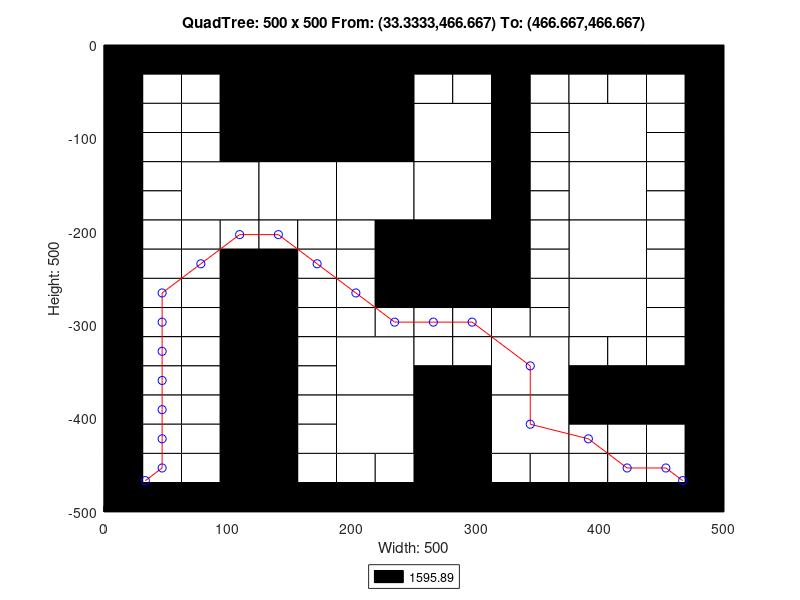

This figure's MATLAB source:
axis([0 500 -500 0]);
title('QuadTree: 500 x 500 From: (33.3333,466.667) To: (466.667,466.667)');
xlabel('Width: 500');
ylabel('Height: 500');
rectangle('Position',[125 -125 125 125], 'FaceColor',[0 0 0]);
rectangle('Position',[62.5 -187.5 62.5 62.5], 'FaceColor',[1 1 1]);
rectangle('Position',[125 -187.5 62.5 62.5], 'FaceColor',[1 1 1]);
rectangle('Position',[187.5 -187.5 62.5 62.5], 'FaceColor',[1 1 1]);
rectangle('Position',[250 -125 62.5 62.5], 'FaceColor',[1 1 1]);
rectangle('Position',[375 -125 62.5 62.5], 'FaceColor',[1 1 1]);
rectangle('Position',[250 -187.5 62.5 62.5], 'FaceColor',[1 1 1]);
rectangle('Position',[250 -250 62.5 62.5], 'FaceColor',[0 0 0]);
rectangle('Position',[375 -187.5 62.5 62.5], 'FaceColor',[1 1 1]);
rectangle('Position',[375 -250 62.5 62.5], 'FaceColor',[1 1 1]);
rectangle('Position',[187.5 -375 62.5 62.5], 'FaceColor',[1 1 1]);
rectangle('Position',[187.5 -437.5 62.5 62.5], 'FaceColor',[1 1 1]);
rectangle('Position',[312.5 -375 62.5 62.5], 'FaceColor',[1 1 1]);
rectangle('Position',[375 -312.5 62.5 62.5], 'FaceColor',[1 1 1]);
rectangle('Position',[250 -437.5 62.5 62.5], 'FaceColor',[0 0 0]);
rectangle('Position',[312.5 -437.5 62.5 62.5], 'FaceColor',[1 1 1]);
rectangle('Position',[250 -500 62.5 62.5], 'FaceColor',[0 0 0]);
rectangle('Position',[0 -31.25 31.25 31.25], 'FaceColor',[0 0 0]);
rectangle('Position',[31.25 -31.25 31.25 31.25], 'FaceColor',[0 0 0]);
rectangle('Position',[0 -62.5 31.25 31.25], 'FaceColor',[0 0 0]);
rectangle('Position',[31.25 -62.5 31.25 31.25], 'FaceColor',[1 1 1]);
rectangle('Position',[62.5 -31.25 31.25 31.25], 'FaceColor',[0 0 0]);
rectangle('Position',[93.75 -31.25 31.25 31.25], 'FaceColor',[0 0 0]);
rectangle('Position',[62.5 -62.5 31.25 31.25], 'FaceColor',[1 1 1]);
rectangle('Position',[93.75 -62.5 31.25 31.25], 'FaceColor',[0 0 0]);
rectangle('Position',[0 -93.75 31.25 31.25], 'FaceColor',[0 0 0]);
rectangle('Position',[31.25 -93.75 31.25 31.25], 'FaceColor',[1 1 1]);
rectangle('Position',[0 -125 31.25 31.25], 'FaceColor',[0 0 0]);
rectangle('Position',[31.25 -125 31.25 31.25], 'FaceColor',[1 1 1]);
rectangle('Position',[62.5 -93.75 31.25 31.25], 'FaceColor',[1 1 1]);
rectangle('Position',[93.75 -93.75 31.25 31.25], 'FaceColor',[0 0 0]);
rectangle('Position',[62.5 -125 31.25 31.25], 'FaceColor',[1 1 1]);
rectangle('Position',[93.75 -125 31.25 31.25], 'FaceColor',[0 0 0]);
rectangle('Position',[0 -156.25 31.25 31.25], 'FaceColor',[0 0 0]);
rectangle('Position',[31.25 -156.25 31.25 31.25], 'FaceColor',[1 1 1]);
rectangle('Position',[0 -187.5 31.25 31.25], 'FaceColor',[0 0 0]);
rectangle('Position',[31.25 -187.5 31.25 31.25], 'FaceColor',[1 1 1]);
rectangle('Position',[0 -218.75 31.25 31.25], 'FaceColor',[0 0 0]);
rectangle('Position',[31.25 -218.75 31.25 31.25], 'FaceColor',[1 1 1]);
rectangle('Position',[0 -250 31.25 31.25], 'FaceColor',[0 0 0]);
rectangle('Position',[31.25 -250 31.25 31.25], 'FaceColor',[1 1 1]);
rectangle('Position',[62.5 -218.75 31.25 31.25], 'FaceColor',[1 1 1]);
rectangle('Position',[93.75 -218.75 31.25 31.25], 'FaceColor',[1 1 1]);
rectangle('Position',[62.5 -250 31.25 31.25], 'FaceColor',[1 1 1]);
rectangle('Position',[93.75 -250 31.25 31.25], 'FaceColor',[0 0 0]);
rectangle('Position',[125 -218.75 31.25 31.25], 'FaceColor',[1 1 1]);
rectangle('Position',[156.25 -218.75 31.25 31.25], 'FaceColor',[1 1 1]);
rectangle('Position',[125 -250 31.25 31.25], 'FaceColor',[0 0 0]);
rectangle('Position',[156.25 -250 31.25 31.25], 'FaceColor',[1 1 1]);
rectangle('Position',[187.5 -218.75 31.25 31.25], 'FaceColor',[1 1 1]);
rectangle('Position',[218.75 -218.75 31.25 31.25], 'FaceColor',[0 0 0]);
rectangle('Position',[187.5 -250 31.25 31.25], 'FaceColor',[1 1 1]);
rectangle('Position',[218.75 -250 31.25 31.25], 'FaceColor',[0 0 0]);
rectangle('Position',[250 -31.25 31.25 31.25], 'FaceColor',[0 0 0]);
rectangle('Position',[281.25 -31.25 31.25 31.25], 'FaceColor',[0 0 0]);
rectangle('Position',[250 -62.5 31.25 31.25], 'FaceColor',[1 1 1]);
rectangle('Position',[281.25 -62.5 31.25 31.25], 'FaceColor',[1 1 1]);
rectangle('Position',[312.5 -31.25 31.25 31.25], 'FaceColor',[0 0 0]);
rectangle('Position',[343.75 -31.25 31.25 31.25], 'FaceColor',[0 0 0]);
rectangle('Position',[312.5 -62.5 31.25 31.25], 'FaceColor',[0 0 0]);
rectangle('Position',[343.75 -62.5 31.25 31.25], 'FaceColor',[1 1 1]);
rectangle('Position',[312.5 -93.75 31.25 31.25], 'FaceColor',[0 0 0]);
rectangle('Position',[343.75 -93.75 31.25 31.25], 'FaceColor',[1 1 1]);
rectangle('Position',[312.5 -125 31.25 31.25], 'FaceColor',[0 0 0]);
rectangle('Position',[343.75 -125 31.25 31.25], 'FaceColor',[1 1 1]);
rectangle('Position',[375 -31.25 31.25 31.25], 'FaceColor',[0 0 0]);
rectangle('Position',[406.25 -31.25 31.25 31.25], 'FaceColor',[0 0 0]);
rectangle('Position',[375 -62.5 31.25 31.25], 'FaceColor',[1 1 1]);
rectangle('Position',[406.25 -62.5 31.25 31.25], 'FaceColor',[1 1 1]);
rectangle('Position',[437.5 -31.25 31.25 31.25], 'FaceColor',[0 0 0]);
rectangle('Position',[468.75 -31.25 31.25 31.25], 'FaceColor',[0 0 0]);
rectangle('Position',[437.5 -62.5 31.25 31.25], 'FaceColor',[1 1 1]);
rectangle('Position',[468.75 -62.5 31.25 31.25], 'FaceColor',[0 0 0]);
rectangle('Position',[437.5 -93.75 31.25 31.25], 'FaceColor',[1 1 1]);
rectangle('Position',[468.75 -93.75 31.25 31.25], 'FaceColor',[0 0 0]);
rectangle('Position',[437.5 -125 31.25 31.25], 'FaceColor',[1 1 1]);
rectangle('Position',[468.75 -125 31.25 31.25], 'FaceColor',[0 0 0]);
rectangle('Position',[312.5 -156.25 31.25 31.25], 'FaceColor',[0 0 0]);
rectangle('Position',[343.75 -156.25 31.25 31.25], 'FaceColor',[1 1 1]);
rectangle('Position',[312.5 -187.5 31.25 31.25], 'FaceColor',[0 0 0]);
rectangle('Position',[343.75 -187.5 31.25 31.25], 'FaceColor',[1 1 1]);
rectangle('Position',[312.5 -218.75 31.25 31.25], 'FaceColor',[0 0 0]);
rectangle('Position',[343.75 -218.75 31.25 31.25], 'FaceColor',[1 1 1]);
rectangle('Position',[312.5 -250 31.25 31.25], 'FaceColor',[0 0 0]);
rectangle('Position',[343.75 -250 31.25 31.25], 'FaceColor',[1 1 1]);
rectangle('Position',[437.5 -156.25 31.25 31.25], 'FaceColor',[1 1 1]);
rectangle('Position',[468.75 -156.25 31.25 31.25], 'FaceColor',[0 0 0]);
rectangle('Position',[437.5 -187.5 31.25 31.25], 'FaceColor',[1 1 1]);
rectangle('Position',[468.75 -187.5 31.25 31.25], 'FaceColor',[0 0 0]);
rectangle('Position',[437.5 -218.75 31.25 31.25], 'FaceColor',[1 1 1]);
rectangle('Position',[468.75 -218.75 31.25 31.25], 'FaceColor',[0 0 0]);
rectangle('Position',[437.5 -250 31.25 31.25], 'FaceColor',[1 1 1]);
rectangle('Position',[468.75 -250 31.25 31.25], 'FaceColor',[0 0 0]);
rectangle('Position',[0 -281.25 31.25 31.25], 'FaceColor',[0 0 0]);
rectangle('Position',[31.25 -281.25 31.25 31.25], 'FaceColor',[1 1 1]);
rectangle('Position',[0 -312.5 31.25 31.25], 'FaceColor',[0 0 0]);
rectangle('Position',[31.25 -312.5 31.25 31.25], 'FaceColor',[1 1 1]);
rectangle('Position',[62.5 -281.25 31.25 31.25], 'FaceColor',[1 1 1]);
rectangle('Position',[93.75 -281.25 31.25 31.25], 'FaceColor',[0 0 0]);
rectangle('Position',[62.5 -312.5 31.25 31.25], 'FaceColor',[1 1 1]);
rectangle('Position',[93.75 -312.5 31.25 31.25], 'FaceColor',[0 0 0]);
rectangle('Position',[0 -343.75 31.25 31.25], 'FaceColor',[0 0 0]);
rectangle('Position',[31.25 -343.75 31.25 31.25], 'FaceColor',[1 1 1]);
rectangle('Position',[0 -375 31.25 31.25], 'FaceColor',[0 0 0]);
rectangle('Position',[31.25 -375 31.25 31.25], 'FaceColor',[1 1 1]);
rectangle('Position',[62.5 -343.75 31.25 31.25], 'FaceColor',[1 1 1]);
rectangle('Position',[93.75 -343.75 31.25 31.25], 'FaceColor',[0 0 0]);
rectangle('Position',[62.5 -375 31.25 31.25], 'FaceColor',[1 1 1]);
rectangle('Position',[93.75 -375 31.25 31.25], 'FaceColor',[0 0 0]);
rectangle('Position',[125 -281.25 31.25 31.25], 'FaceColor',[0 0 0]);
rectangle('Position',[156.25 -281.25 31.25 31.25], 'FaceColor',[1 1 1]);
rectangle('Position',[125 -312.5 31.25 31.25], 'FaceColor',[0 0 0]);
rectangle('Position',[156.25 -312.5 31.25 31.25], 'FaceColor',[1 1 1]);
rectangle('Position',[187.5 -281.25 31.25 31.25], 'FaceColor',[1 1 1]);
rectangle('Position',[218.75 -281.25 31.25 31.25], 'FaceColor',[0 0 0]);
rectangle('Position',[187.5 -312.5 31.25 31.25], 'FaceColor',[1 1 1]);
rectangle('Position',[218.75 -312.5 31.25 31.25], 'FaceColor',[1 1 1]);
rectangle('Position',[125 -343.75 31.25 31.25], 'FaceColor',[0 0 0]);
rectangle('Position',[156.25 -343.75 31.25 31.25], 'FaceColor',[1 1 1]);
rectangle('Position',[125 -375 31.25 31.25], 'FaceColor',[0 0 0]);
rectangle('Position',[156.25 -375 31.25 31.25], 'FaceColor',[1 1 1]);
rectangle('Position',[0 -406.25 31.25 31.25], 'FaceColor',[0 0 0]);
rectangle('Position',[31.25 -406.25 31.25 31.25], 'FaceColor',[1 1 1]);
rectangle('Position',[0 -437.5 31.25 31.25], 'FaceColor',[0 0 0]);
rectangle('Position',[31.25 -437.5 31.25 31.25], 'FaceColor',[1 1 1]);
rectangle('Position',[62.5 -406.25 31.25 31.25], 'FaceColor',[1 1 1]);
rectangle('Position',[93.75 -406.25 31.25 31.25], 'FaceColor',[0 0 0]);
rectangle('Position',[62.5 -437.5 31.25 31.25], 'FaceColor',[1 1 1]);
rectangle('Position',[93.75 -437.5 31.25 31.25], 'FaceColor',[0 0 0]);
rectangle('Position',[0 -468.75 31.25 31.25], 'FaceColor',[0 0 0]);
rectangle('Position',[31.25 -468.75 31.25 31.25], 'FaceColor',[1 1 1]);
rectangle('Position',[0 -500 31.25 31.25], 'FaceColor',[0 0 0]);
rectangle('Position',[31.25 -500 31.25 31.25], 'FaceColor',[0 0 0]);
rectangle('Position',[62.5 -468.75 31.25 31.25], 'FaceColor',[1 1 1]);
rectangle('Position',[93.75 -468.75 31.25 31.25], 'FaceColor',[0 0 0]);
rectangle('Position',[62.5 -500 31.25 31.25], 'FaceColor',[0 0 0]);
rectangle('Position',[93.75 -500 31.25 31.25], 'FaceColor',[0 0 0]);
rectangle('Position',[125 -406.25 31.25 31.25], 'FaceColor',[0 0 0]);
rectangle('Position',[156.25 -406.25 31.25 31.25], 'FaceColor',[1 1 1]);
rectangle('Position',[125 -437.5 31.25 31.25], 'FaceColor',[0 0 0]);
rectangle('Position',[156.25 -437.5 31.25 31.25], 'FaceColor',[1 1 1]);
rectangle('Position',[125 -468.75 31.25 31.25], 'FaceColor',[0 0 0]);
rectangle('Position',[156.25 -468.75 31.25 31.25], 'FaceColor',[1 1 1]);
rectangle('Position',[125 -500 31.25 31.25], 'FaceColor',[0 0 0]);
rectangle('Position',[156.25 -500 31.25 31.25], 'FaceColor',[0 0 0]);
rectangle('Position',[187.5 -468.75 31.25 31.25], 'FaceColor',[1 1 1]);
rectangle('Position',[218.75 -468.75 31.25 31.25], 'FaceColor',[1 1 1]);
rectangle('Position',[187.5 -500 31.25 31.25], 'FaceColor',[0 0 0]);
rectangle('Position',[218.75 -500 31.25 31.25], 'FaceColor',[0 0 0]);
rectangle('Position',[250 -281.25 31.25 31.25], 'FaceColor',[0 0 0]);
rectangle('Position',[281.25 -281.25 31.25 31.25], 'FaceColor',[0 0 0]);
rectangle('Position',[250 -312.5 31.25 31.25], 'FaceColor',[1 1 1]);
rectangle('Position',[281.25 -312.5 31.25 31.25], 'FaceColor',[1 1 1]);
rectangle('Position',[312.5 -281.25 31.25 31.25], 'FaceColor',[0 0 0]);
rectangle('Position',[343.75 -281.25 31.25 31.25], 'FaceColor',[1 1 1]);
rectangle('Position',[312.5 -312.5 31.25 31.25], 'FaceColor',[1 1 1]);
rectangle('Position',[343.75 -312.5 31.25 31.25], 'FaceColor',[1 1 1]);
rectangle('Position',[250 -343.75 31.25 31.25], 'FaceColor',[1 1 1]);
rectangle('Position',[281.25 -343.75 31.25 31.25], 'FaceColor',[1 1 1]);
rectangle('Position',[250 -375 31.25 31.25], 'FaceColor',[0 0 0]);
rectangle('Position',[281.25 -375 31.25 31.25], 'FaceColor',[0 0 0]);
rectangle('Position',[437.5 -281.25 31.25 31.25], 'FaceColor',[1 1 1]);
rectangle('Position',[468.75 -281.25 31.25 31.25], 'FaceColor',[0 0 0]);
rectangle('Position',[437.5 -312.5 31.25 31.25], 'FaceColor',[1 1 1]);
rectangle('Position',[468.75 -312.5 31.25 31.25], 'FaceColor',[0 0 0]);
rectangle('Position',[375 -343.75 31.25 31.25], 'FaceColor',[1 1 1]);
rectangle('Position',[406.25 -343.75 31.25 31.25], 'FaceColor',[1 1 1]);
rectangle('Position',[375 -375 31.25 31.25], 'FaceColor',[0 0 0]);
rectangle('Position',[406.25 -375 31.25 31.25], 'FaceColor',[0 0 0]);
rectangle('Position',[437.5 -343.75 31.25 31.25], 'FaceColor',[1 1 1]);
rectangle('Position',[468.75 -343.75 31.25 31.25], 'FaceColor',[0 0 0]);
rectangle('Position',[437.5 -375 31.25 31.25], 'FaceColor',[0 0 0]);
rectangle('Position',[468.75 -375 31.25 31.25], 'FaceColor',[0 0 0]);
rectangle('Position',[312.5 -468.75 31.25 31.25], 'FaceColor',[1 1 1]);
rectangle('Position',[343.75 -468.75 31.25 31.25], 'FaceColor',[1 1 1]);
rectangle('Position',[312.5 -500 31.25 31.25], 'FaceColor',[0 0 0]);
rectangle('Position',[343.75 -500 31.25 31.25], 'FaceColor',[0 0 0]);
rectangle('Position',[375 -406.25 31.25 31.25], 'FaceColor',[0 0 0]);
rectangle('Position',[406.25 -406.25 31.25 31.25], 'FaceColor',[0 0 0]);
rectangle('Position',[375 -437.5 31.25 31.25], 'FaceColor',[1 1 1]);
rectangle('Position',[406.25 -437.5 31.25 31.25], 'FaceColor',[1 1 1]);
rectangle('Position',[437.5 -406.25 31.25 31.25], 'FaceColor',[0 0 0]);
rectangle('Position',[468.75 -406.25 31.25 31.25], 'FaceColor',[0 0 0]);
rectangle('Position',[437.5 -437.5 31.25 31.25], 'FaceColor',[1 1 1]);
rectangle('Position',[468.75 -437.5 31.25 31.25], 'FaceColor',[0 0 0]);
rectangle('Position',[375 -468.75 31.25 31.25], 'FaceColor',[1 1 1]);
rectangle('Position',[406.25 -468.75 31.25 31.25], 'FaceColor',[1 1 1]);
rectangle('Position',[375 -500 31.25 31.25], 'FaceColor',[0 0 0]);
rectangle('Position',[406.25 -500 31.25 31.25], 'FaceColor',[0 0 0]);
rectangle('Position',[437.5 -468.75 31.25 31.25], 'FaceColor',[1 1 1]);
rectangle('Position',[468.75 -468.75 31.25 31.25], 'FaceColor',[0 0 0]);
rectangle('Position',[437.5 -500 31.25 31.25], 'FaceColor',[0 0 0]);
rectangle('Position',[468.75 -500 31.25 31.25], 'FaceColor',[0 0 0]);
X=[466.667,453.125,421.875,390.625,343.75,343.75,296.875,265.625,234.375,203.125,171.875,140.625,109.375,78.125,46.875,46.875,46.875,46.875,46.875,46.875,46.875,33.3333];
Y=[-466.667,-453.125,-453.125,-421.875,-406.25,-343.75,-296.875,-296.875,-296.875,-265.625,-234.375,-203.125,-203.125,-234.375,-265.625,-296.875,-328.125,-359.375,-390.625,-421.875,-453.125,-466.667];
hold on;
plot(X,Y,'r');
plot(X,Y,'bo');
legend('1595.89','Location','southoutside');
